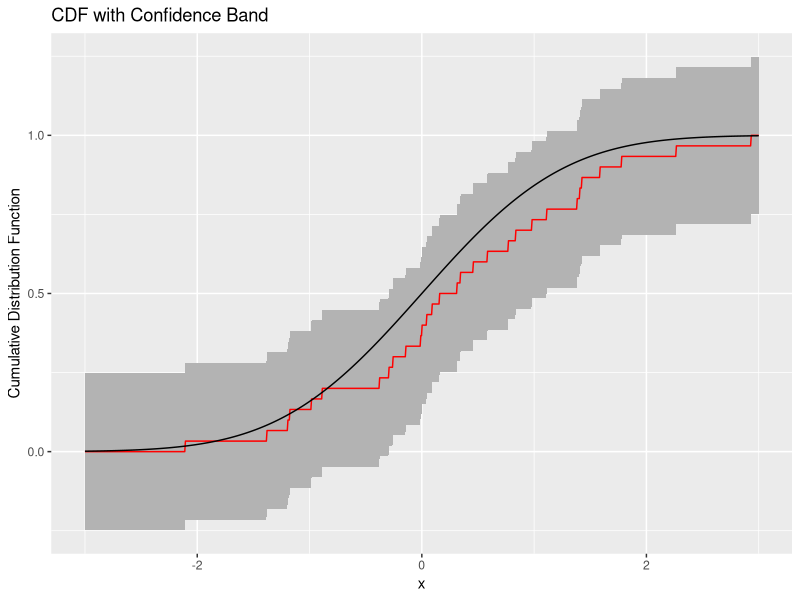
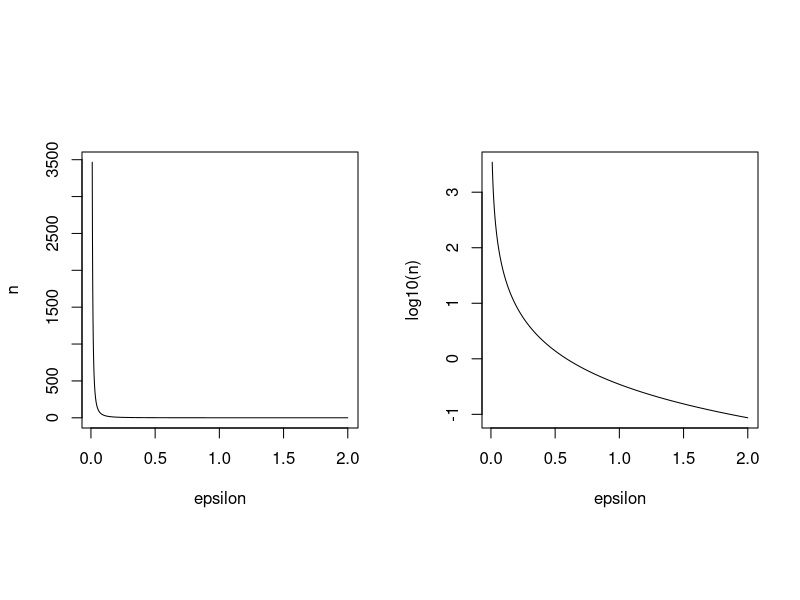
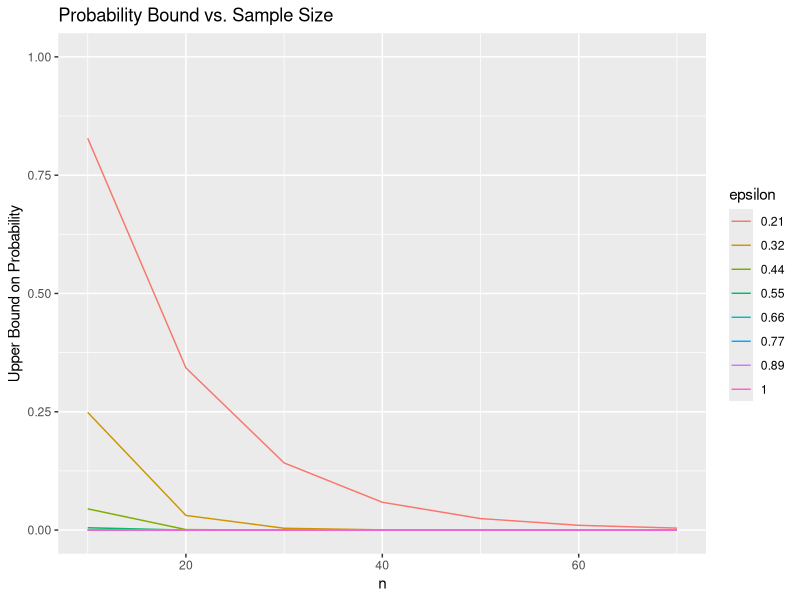
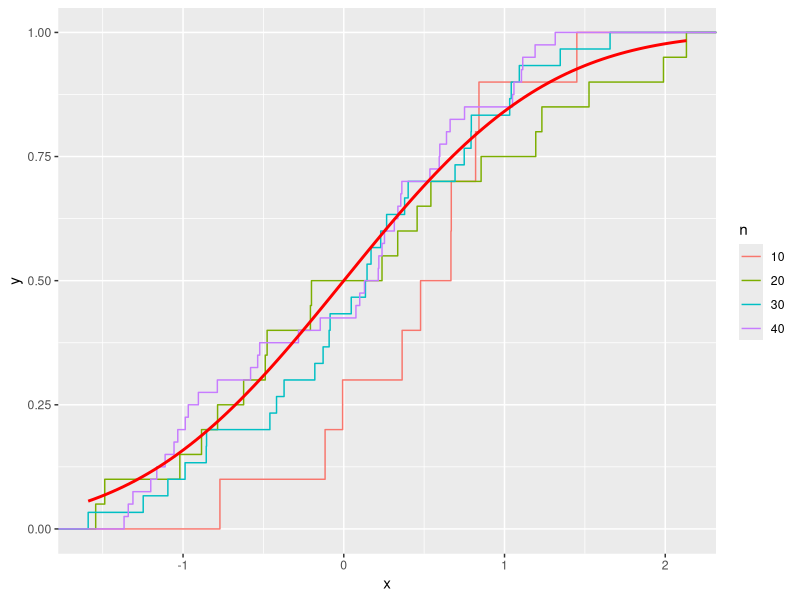
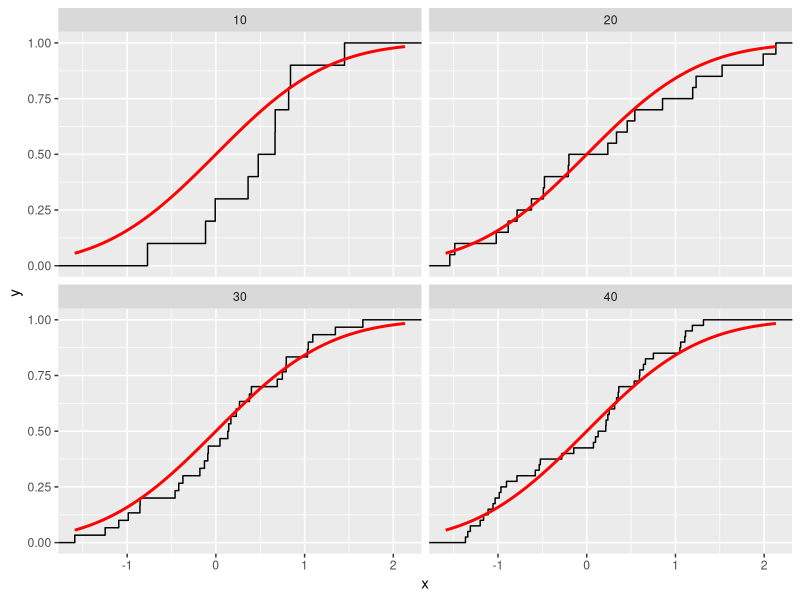
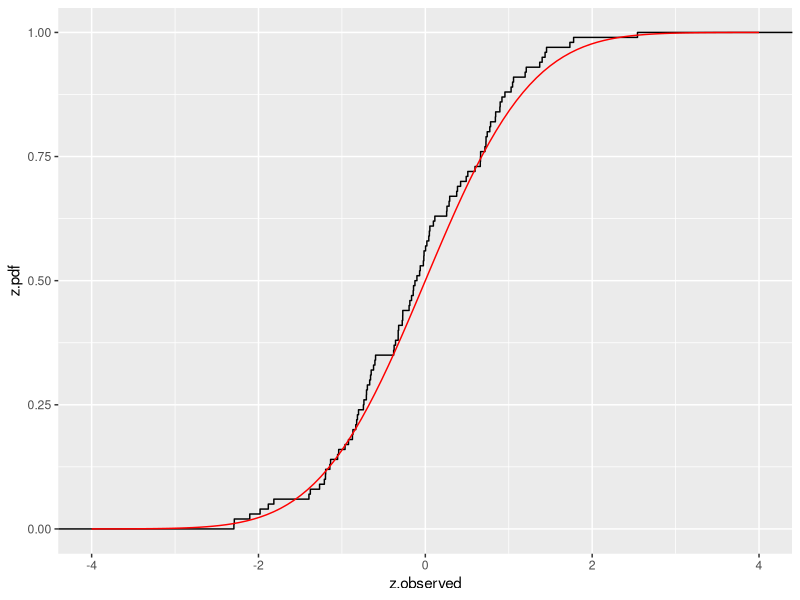

These figures' R source, in order:
## ---- chunk 1
knitr::opts_chunk$set(echo = TRUE)

library(ggplot2)
library(dplyr)
library(reshape2)
## ---- chunk 2
# True CDF 
x.values <- seq(from=-3, to=3, length.out=1e3)
F.true <- pnorm(x.values)
# Estimated CDF 
n <- 30
sample.values <- rnorm(n)
F.hat <- ecdf(sample.values)(x.values)
df <- data.frame(x.values, F.true, F.hat)
alpha <- 0.05 
conf.band.width <- sqrt(log(2 / alpha) / (2 * n))
# Plot a band around 
ggplot(df, aes(x.values, F.hat)) + 
  geom_ribbon(aes(ymin=F.hat - conf.band.width, 
                  ymax=F.hat + conf.band.width), 
              fill="grey70") + 
  geom_line(col="red") + 
  geom_line(aes(x.values, F.true)) + 
  ylab("Cumulative Distribution Function") + 
  xlab("x") + 
  ggtitle("CDF with Confidence Band") + 
  annotate("text", x=0, y=0.5, label="")
## ---- chunk 3
eps.values <- seq(from=0.01, to=2, length.out=1e3)
n.values <- log(2) / (2 * eps.values^2)
par(mfrow=c(1, 2))
par(pty="s")
plot(eps.values, n.values, type="l", ylab="n", xlab="epsilon")
plot(eps.values, log10(n.values), type="l", 
     ylab="log10(n)", xlab="epsilon")
## ---- chunk 4
n.values <- seq(from=10, to=75, by=10)
epsilon.values <- seq(from=0.21, to=1, length.out=8)
bound <- outer(X=n.values, Y=epsilon.values, 
               FUN=function(n, eps) 2 * exp(- 2 * n * eps^2))
df <- data.frame(n.values, bound)
# names(df)[2:ncol(df)] <- paste0(
#   "eps_", round(epsilon.values, 2))
names(df)[2:ncol(df)] <- round(epsilon.values, 2)
df.melted <- melt(df, id.vars="n.values", 
                  variable.name="epsilon")
ggplot(df.melted, aes(n.values, value, col=epsilon)) +
  geom_line() + 
  ggtitle("Probability Bound vs. Sample Size") + 
  xlab("n") + 
  ylab("Upper Bound on Probability") + 
  ylim(0, 1)
## ---- chunk 5
x.values <- seq(from=-3, to=3, length.out=1e3)
n.values <- c(10, 20, 30, 40)
df <- data.frame(
  x = rnorm(sum(n.values)),
  n  = rep(n.values, times=n.values) %>% factor)

# Plot all four empirical cdf's on the same plot
ggplot(df, aes(x, col=n)) + stat_ecdf() + 
  stat_function(fun = pnorm, geom="line", lwd=1, 
                col="red") 

# Separate plot for each cdf
ggplot(df, aes(x)) + facet_wrap(~n) + stat_ecdf() + 
  stat_function(fun = pnorm, geom="line", lwd=1, 
                col="red") 
## ---- chunk 6
n <- 1e2
x.values <- seq(from=-4, to=4, length.out=n) %>% sort
df <- data.frame(z.observed = rnorm(n), 
                 x.values, 
                 z.pdf = pnorm(x.values))
ggplot(df) + stat_ecdf(aes(z.observed)) + 
  geom_line(aes(x.values, z.pdf), col="red")
